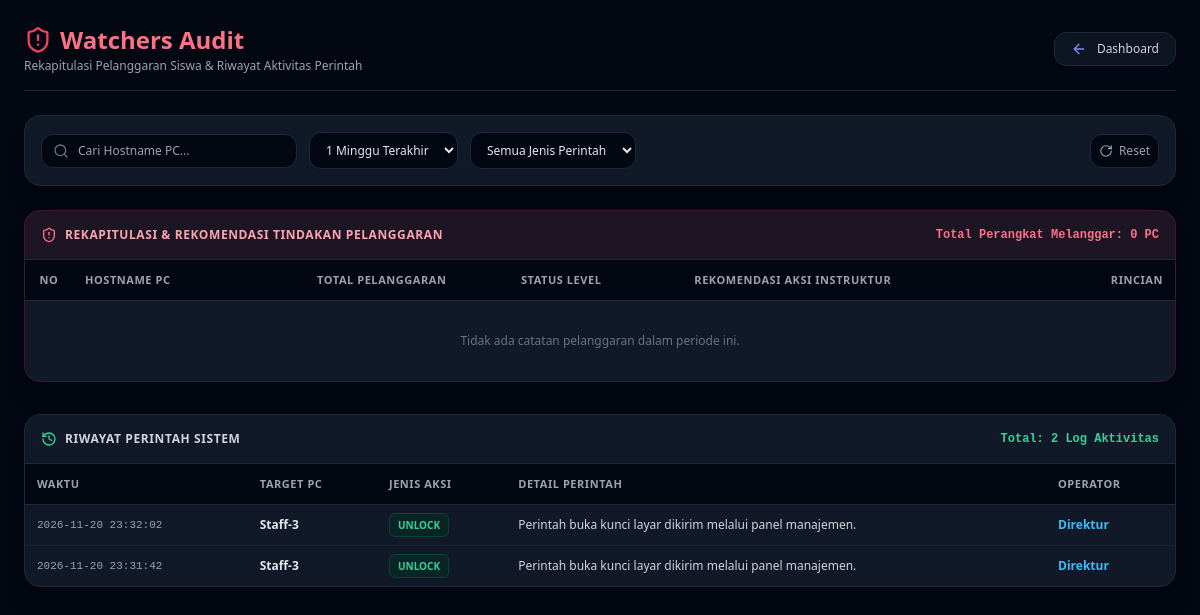
The app's page /logs (signed in), older data.
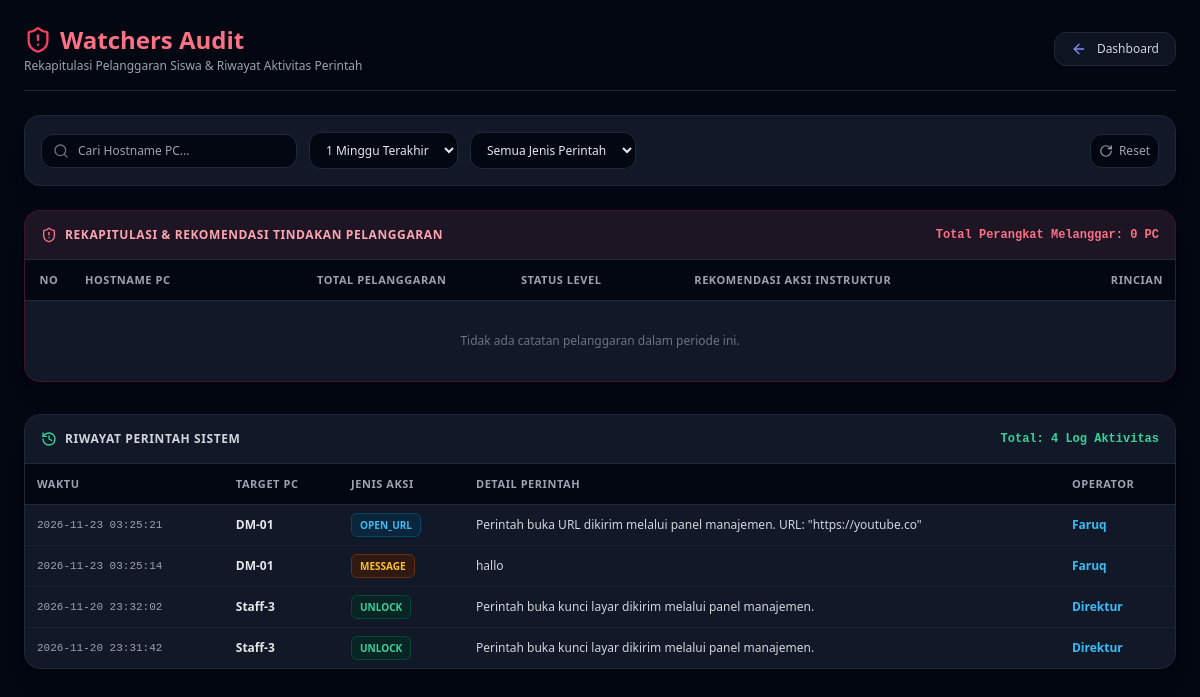
The same page, newer data.
### tables this page shows
CREATE TABLE activity_logs (
                id INTEGER PRIMARY KEY AUTOINCREMENT,
                client_id TEXT NOT NULL,
                action_type TEXT NOT NULL CHECK(action_type IN ('message', 'lock', 'unlock', 'open_url', 'macro', 'shutdown', 'ota_update')),
                details TEXT DEFAULT '',
                executed_by TEXT NOT NULL,
                created_at TIMESTAMP DEFAULT CURRENT_TIMESTAMP, batch_id TEXT DEFAULT NULL,
                FOREIGN KEY (client_id) REFERENCES clients(id) ON DELETE CASCADE
                FOREIGN KEY (executed_by) REFERENCES users(id) ON DELETE SET NULL
            );

### main.py (the view)
@app.get("/logs", response_class=HTMLResponse)
@login_required("/login")
async def get_logs_page(
    request: Request,
    response: Response,
    action: Optional[str] = Query(None),
    time_range: Optional[str] = Query("1w"),
):
    user = request.state.user
    selected_time = time_range if time_range in TIME_RANGE_MAP else "1w"
    data = await get_logs_data(
        current_user=user,
        action=action,
        time_range=selected_time,
    )
    return templates.TemplateResponse(
        request=request,
        name="logs.html",
        context={
            "user": user,
            "violations_summary": data["violations_summary"],
            "logs": data["logs"],
            "selected_action": action or "",
            "selected_time_range": selected_time,
        },
    )

### templates/logs.html (shortened to what this page needs)
<!DOCTYPE html>
<html lang="id" class="dark">
<head>
    <script src="https://cdn.tailwindcss.com"></script>
</head>
<body class="bg-gray-950 text-gray-100 font-sans min-h-screen flex flex-col p-6">
    <header class="flex flex-col sm:flex-row justify-between items-start sm:items-center mb-6 pb-4 border-b border-gray-800 gap-4">
        <div>
            <h1 class="text-2xl font-bold text-rose-400 flex items-center gap-2">
                <i data-lucide="shield-alert" class="w-7 h-7 text-rose-500"></i>
                Watchers Audit
            </h1>
            <p class="text-xs text-gray-400 mt-0.5">Rekapitulasi Pelanggaran Siswa & Riwayat Aktivitas Perintah</p>
        </div>
        <a href="/" class="group inline-flex items-center gap-2.5 px-4 py-2 bg-gray-900/80 hover:bg-gray-800 text-gray-300 hover:text-white border border-gray-800 hover:border-indigo-500/50 rounded-xl transition-all duration-200 shadow-sm text-xs font-medium backdrop-blur-sm">
            <i data-lucide="arrow-left" class="w-4 h-4 text-indigo-400 group-hover:-translate-x-1 transition-transform duration-200"></i>
            <span>Dashboard</span>
        </a>
    </header>
    <div class="bg-gray-900 border border-gray-800 rounded-2xl p-4 shadow-xl mb-6">
        <form method="GET" action="/logs" class="flex flex-wrap items-center justify-between gap-3">
            <div class="flex flex-wrap items-center gap-3 w-full sm:w-auto">
                <div class="relative flex-1 sm:w-64">
                    <i data-lucide="search" class="w-4 h-4 text-gray-500 absolute left-3 top-1/2 -translate-y-1/2"></i>
                    <input type="text" id="log-search-input" onkeyup="filterLocalLogs()" placeholder="Cari Hostname PC..."
                        class="w-full bg-gray-950 border border-gray-800 focus:border-rose-500 text-xs text-gray-100 rounded-xl pl-9 pr-3 py-2 focus:outline-none transition">
                </div>
                <select name="time_range" onchange="this.form.submit()"
                    class="bg-gray-950 border border-gray-800 focus:border-rose-500 text-xs text-gray-200 rounded-xl px-3 py-2 focus:outline-none transition">
                    <option value="1w" {% if selected_time_range == '1w' %}selected{% endif %}>1 Minggu Terakhir</option>
                </select>
                <select name="action" onchange="this.form.submit()"
                    class="bg-gray-950 border border-gray-800 focus:border-rose-500 text-xs text-gray-200 rounded-xl px-3 py-2 focus:outline-none transition">
                    <option value="" {% if not selected_action %}selected{% endif %}>Semua Jenis Perintah</option>
                </select>
            </div>
            <a href="/logs" class="p-2 text-gray-400 hover:text-white bg-gray-950 border border-gray-800 hover:border-gray-700 rounded-xl transition text-xs flex items-center gap-1.5" title="Reset Filter">
                <i data-lucide="rotate-cw" class="w-3.5 h-3.5"></i> Reset
            </a>
        </form>
    </div>
    <main class="flex-1 w-full mx-auto space-y-8">
        <section class="bg-gray-900 border border-rose-900/40 rounded-2xl shadow-xl overflow-hidden flex flex-col">
            <div class="p-4 border-b border-gray-800 bg-rose-950/20 flex justify-between items-center">
                <div class="flex items-center gap-2">
                    <i data-lucide="shield-alert" class="w-4 h-4 text-rose-400"></i>
                    <h2 class="text-xs font-bold uppercase tracking-wider text-rose-300">Rekapitulasi & Rekomendasi Tindakan Pelanggaran</h2>
                </div>
                <div class="text-xs text-rose-400 font-mono font-bold">
                    Total Perangkat Melanggar: <span>{{ violations_summary | length }}</span> PC
                </div>
            </div>
            <div class="overflow-x-auto custom-scrollbar">
                <table class="w-full text-left text-xs border-collapse">
                    <thead class="bg-gray-950 text-gray-400 border-b border-gray-800 text-[11px] font-semibold uppercase tracking-wider">
                        <tr>
                            <th class="p-3 w-12 text-center">No</th>
                            <th class="p-3">Hostname PC</th>
                            <th class="p-3 text-center">Total Pelanggaran</th>
                            <th class="p-3">Status Level</th>
                            <th class="p-3">Rekomendasi Aksi Instruktur</th>
                            <th class="p-3 text-right">Rincian</th>
                        </tr>
                    </thead>
                    <tbody class="divide-y divide-gray-800/60 text-gray-300">
                        {% for item in violations_summary %}
                        <tr class="violation-row hover:bg-rose-950/20 transition" data-detail-id="v-detail-{{ loop.index }}">
                            <td class="p-3 text-center font-mono font-bold text-rose-400">#{{ loop.index }}</td>
                            <td class="p-3 font-bold text-gray-100 log-hostname">{{ item.hostname }}</td>
                            <td class="p-3 text-center">
                                <span class="px-2.5 py-1 rounded-full text-xs font-extrabold bg-rose-950 text-rose-400 border border-rose-800/80 shadow-sm">
                                    {{ item.total_violations }}x Pelanggaran
                                </span>
                            </td>
                            <td class="p-3">
                                <span class="px-2 py-0.5 rounded-md text-[10px] font-bold uppercase border flex items-center gap-1 w-fit {{ item.advice_info.badge_color }}">
                                    <i data-lucide="{{ item.advice_info.icon }}" class="w-3 h-3"></i>
                                    {{ item.advice_info.level }}
                                </span>
                            </td>
                            <td class="p-3 text-xs text-gray-300 max-w-xs leading-relaxed">
                                {{ item.advice_info.recommendation }}
                            </td>
                            <td class="p-3 text-right">
                                <button type="button" onclick="toggleViolationDetail('v-detail-{{ loop.index }}')" class="px-3 py-1 bg-gray-950 hover:bg-gray-800 text-rose-300 hover:text-white border border-rose-900/50 rounded-lg text-[11px] font-semibold transition inline-flex items-center gap-1.5 shadow-sm">
                                    <i data-lucide="list" class="w-3.5 h-3.5"></i> Detail
                                </button>
                            </td>
                        </tr>
                        <tr id="v-detail-{{ loop.index }}" class="hidden bg-gray-950/90 border-t border-b border-rose-900/40">
                            <td colspan="6" class="p-4 space-y-3">
                                <div class="p-3 rounded-xl bg-rose-950/30 border border-rose-800/40 flex items-start gap-3">
                                    <i data-lucide="info" class="w-4 h-4 text-rose-400 shrink-0 mt-0.5"></i>
                                    <div class="space-y-1 text-xs">
                                        <p class="font-bold text-rose-300">Catatan Analisis System untuk {{ item.hostname }}:</p>
                                        <p class="text-gray-300">{{ item.advice_info.advice }}</p>
                                        <p class="text-amber-300 font-semibold mt-1">Rekomendasi Tindakan: <span class="text-gray-200 font-normal">{{ item.advice_info.recommendation }}</span></p>
                                    </div>
                                </div>
                                <div class="space-y-1.5">
                                    <p class="text-[11px] font-bold text-gray-400 uppercase tracking-wider">Riwayat Pelanggaran Tercatat:</p>
                                    {% for rec in item.records %}
                                    <div class="flex flex-wrap items-center justify-between p-2.5 rounded-xl bg-gray-900/90 border border-gray-800 text-xs gap-2">
                                        <div class="flex items-center gap-2.5">
                                            <span class="px-2 py-0.5 rounded text-[10px] font-bold uppercase bg-rose-950 text-rose-400 border border-rose-800 shrink-0">
                                                {{ rec.action_type }}
                                            </span>
                                            <span class="text-gray-200 font-medium">{{ rec.details or 'Tidak ada catatan' }}</span>
                                        </div>
                                        <div class="flex items-center gap-4 text-[11px] font-mono text-gray-400">
                                            <span>Operator: <strong class="text-sky-400 capitalize">{{ rec.executed_by_username }}</strong></span>
                                            <span class="text-gray-500">{{ rec.created_at }}</span>
                                        </div>
                                    </div>
                                    {% endfor %}
                                </div>
                            </td>
                        </tr>
                        {% else %}
                        <tr>
                            <td colspan="6" class="text-center py-8 text-gray-500 text-xs">
                                Tidak ada catatan pelanggaran dalam periode ini.
                            </td>
                        </tr>
                        {% endfor %}
                    </tbody>
                </table>
            </div>
        </section>
        <section class="bg-gray-900 border border-gray-800 rounded-2xl shadow-xl overflow-hidden flex flex-col">
            <div class="p-4 border-b border-gray-800 bg-gray-900/60 flex justify-between items-center">
                <div class="flex items-center gap-2">
                    <i data-lucide="history" class="w-4 h-4 text-emerald-400"></i>
                    <h2 class="text-xs font-bold uppercase tracking-wider text-gray-300">Riwayat Perintah Sistem</h2>
                </div>
                <div class="text-xs text-emerald-400 font-mono font-bold">
                    Total: <span>{{ logs | length }}</span> Log Aktivitas
                </div>
            </div>
            <div class="overflow-x-auto custom-scrollbar max-h-96">
                <table class="w-full text-left text-xs border-collapse">
                    <thead class="sticky top-0 z-10 bg-gray-950 text-gray-400 border-b border-gray-800 text-[11px] font-semibold uppercase tracking-wider">
                        <tr>
                            <th class="p-3">Waktu</th>
                            <th class="p-3">Target PC</th>
                            <th class="p-3">Jenis Aksi</th>
                            <th class="p-3">Detail Perintah</th>
                            <th class="p-3">Operator</th>
                        </tr>
                    </thead>
                    <tbody class="divide-y divide-gray-800/60 text-gray-300">
                        {% for log in logs %}
                        <tr class="log-row hover:bg-gray-800/40 transition" data-targets="{{ log.targets | join(', ') | lower if log.targets else log.hostname | lower }}">
                            <td class="p-3 text-[11px] font-mono text-gray-400 whitespace-nowrap">{{ log.created_at }}</td>
                            <td class="p-3 font-bold text-gray-200 log-hostname">
                                {% if log.is_multi %}
                                <button type="button" onclick="toggleLogBatchDetail('l-detail-{{ loop.index }}')"
                                    class="inline-flex items-center gap-1.5 px-2.5 py-1 rounded-lg bg-indigo-950/70 hover:bg-indigo-900/80 text-indigo-300 border border-indigo-700/60 text-[11px] font-bold transition shadow-sm"
                                    title="Klik untuk melihat daftar PC yang terkena">
                                    <i data-lucide="layers" class="w-3.5 h-3.5 text-indigo-400"></i>
                                    <span>Multi ({{ log.targets | length }} PC)</span>
                                    <i data-lucide="chevron-down" class="w-3 h-3 text-indigo-400"></i>
                                </button>
                                {% else %}
                                <span>{{ log.hostname }}</span>
                                {% endif %}
                            </td>
                            <td class="p-3">
                                <span class="px-2 py-1 rounded-md text-[10px] font-bold uppercase border
                                    {% if log.action_type == 'lock' %}bg-yellow-950/60 text-yellow-400 border-yellow-800/60
                                    {% elif log.action_type == 'unlock' %}bg-emerald-950/60 text-emerald-400 border-emerald-800/60
                                    {% elif log.action_type == 'message' %}bg-amber-950/60 text-amber-400 border-amber-800/60
                                    {% elif log.action_type == 'shutdown' %}bg-rose-950/60 text-rose-400 border-rose-800/60
                                    {% elif log.action_type == 'open_url' %}bg-sky-950/60 text-sky-400 border-sky-800/60
                                    {% elif log.action_type == 'macro' %}bg-purple-950/60 text-purple-400 border-purple-800/60
                                    {% else %}bg-gray-900 text-gray-400 border-gray-800{% endif %}">
                                    {{ log.action_type }}
                                </span>
                            </td>
                            <td class="p-3 text-gray-300 truncate max-w-md" title="{{ log.details or '-' }}">{{ log.details or '-' }}</td>
                            <td class="p-3 text-sky-400 capitalize font-semibold">{{ log.executed_by_username }}</td>
                        </tr>
                        {% else %}
                        <tr>
                            <td colspan="5" class="text-center py-6 text-gray-500 text-xs">
                                Belum ada log aktivitas yang tercatat.
                            </td>
                        </tr>
                        {% endfor %}
                    </tbody>
                </table>
            </div>
        </section>
    </main>
</body>
</html>

Row changes from the older to the newer data that the page shows:
added activity_logs: created_at "2026-11-23 03:25:21", hostname "DM-01", action_type "OPEN_URL", details "Perintah buka URL dikirim melalui panel manajemen. URL: \"https://youtube.co\"", executed_by_username "Faruq"
added activity_logs: created_at "2026-11-23 03:25:14", hostname "DM-01", action_type "MESSAGE", details "hallo", executed_by_username "Faruq"
Text that changed along with them:
{{ logs | length }}: "2" → "4"
